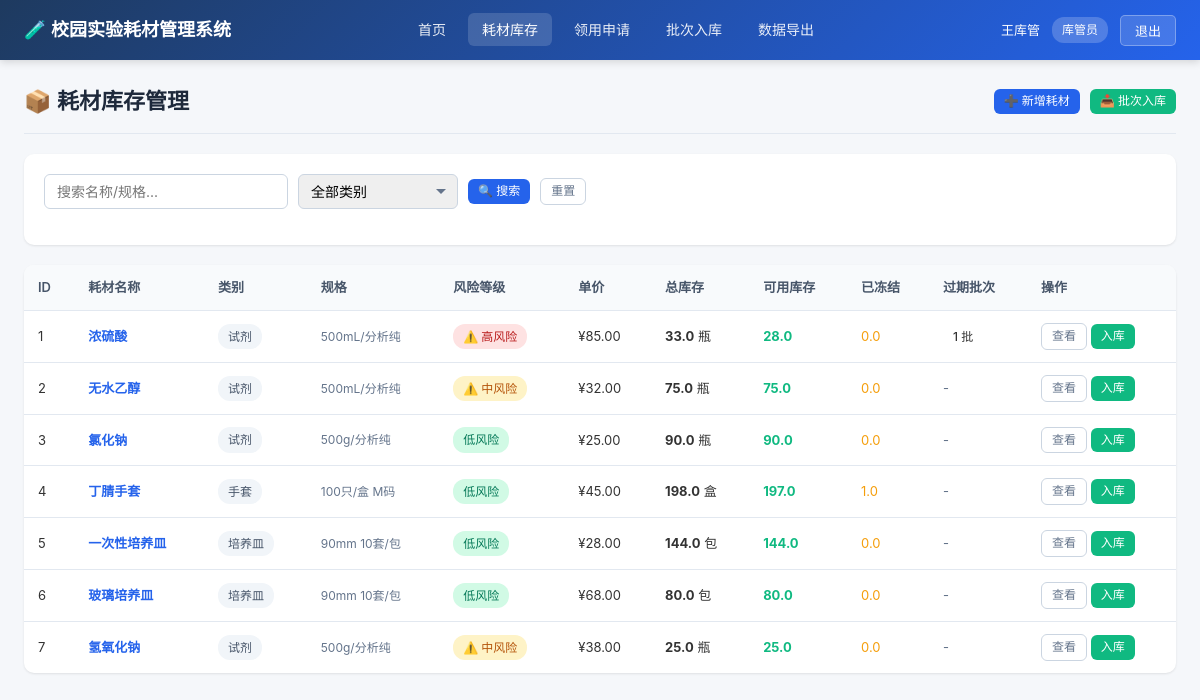
The page /supplies (signed in) on the database its author committed.
### models.py (models this page shows)
class User(Base):
    __tablename__ = "users"
    id = Column(Integer, primary_key=True, index=True)
    username = Column(String(50), unique=True, index=True, nullable=False)
    password = Column(String(100), nullable=False)
    full_name = Column(String(100), nullable=False)
    role = Column(String(20), nullable=False)  # teacher, keeper, director
    department = Column(String(100), default="")
    created_at = Column(DateTime, default=datetime.now)
    created_plans = relationship("ExperimentPlan", back_populates="creator")
    submitted_requests = relationship("SupplyRequest", back_populates="applicant")
    approvals = relationship("ApprovalRecord", back_populates="approver")

class Supply(Base):
    __tablename__ = "supplies"
    id = Column(Integer, primary_key=True, index=True)
    name = Column(String(200), nullable=False)
    category = Column(String(50), nullable=False)  # reagent, glove, dish, etc.
    unit = Column(String(20), nullable=False)  # 瓶, 盒, 个, mL, etc.
    unit_price = Column(Float, nullable=False, default=0.0)
    is_high_risk = Column(Boolean, default=False)
    risk_level = Column(String(20), default="low")  # low, medium, high
    specification = Column(String(200), default="")
    description = Column(Text, default="")
    created_at = Column(DateTime, default=datetime.now)
    batches = relationship("SupplyBatch", back_populates="supply", cascade="all, delete-orphan")
    request_items = relationship("RequestItem", back_populates="supply")

### main.py (the view)
@app.get("/supplies", response_class=HTMLResponse)
async def supply_list(
    request: Request,
    current_user: models.User = Depends(get_current_user),
    q: str = "",
    category: str = "",
    db: Session = Depends(get_db)
):
    query = db.query(models.Supply)
    if q:
        like = f"%{q}%"
        query = query.filter(or_(models.Supply.name.like(like), models.Supply.specification.like(like)))
    if category:
        query = query.filter(models.Supply.category == category)
    supplies = query.order_by(models.Supply.id).all()
    supply_data = []
    for s in supplies:
        total_stock = inv.get_supply_total_stock(db, s.id)
        available = inv.get_supply_total_available(db, s.id)
        total_frozen = sum(b.frozen_quantity for b in s.batches)
        expired_count = sum(1 for b in s.batches if inv.is_batch_expired(b))
        supply_data.append({
            "supply": s,
            "total_stock": total_stock,
            "available": available,
            "total_frozen": total_frozen,
            "expired_count": expired_count
        })
    return templates.TemplateResponse("supplies/list.html", {
        "request": request,
        "current_user": current_user,
        "supply_data": supply_data,
        "q": q,
        "category": category,
        "CATEGORY_MAP": CATEGORY_MAP,
        "RISK_MAP": RISK_MAP,
        "ROLE_MAP": ROLE_MAP
    })

### templates/supplies/list.html (shortened to what this page needs)
{% extends "base.html" %}
{% block content %}
<div class="page-header">
    <div class="page-title">📦 耗材库存管理</div>
    <div class="page-actions">
        {% if current_user.role in ['keeper', 'director'] %}
        <a href="/supplies/new" class="btn btn-primary btn-sm">➕ 新增耗材</a>
        <a href="/batches/new" class="btn btn-success btn-sm">📥 批次入库</a>
        {% endif %}
    </div>
</div>
<div class="card">
    <div class="card-body">
        <form method="get" class="filter-bar">
            <div class="form-group">
                <input type="text" name="q" class="form-control" placeholder="搜索名称/规格..." value="{{ q }}">
            </div>
            <div class="form-group">
                <select name="category" class="form-control">
                    <option value="">全部类别</option>
                </select>
            </div>
            <button type="submit" class="btn btn-primary btn-sm">🔍 搜索</button>
            <a href="/supplies" class="btn btn-outline btn-sm">重置</a>
        </form>
    </div>
</div>
<div class="card">
    <div class="table-responsive">
        <table>
            <thead>
                <tr>
                    <th>ID</th>
                    <th>耗材名称</th>
                    <th>类别</th>
                    <th>规格</th>
                    <th>风险等级</th>
                    <th>单价</th>
                    <th>总库存</th>
                    <th>可用库存</th>
                    <th>已冻结</th>
                    <th>过期批次</th>
                    <th>操作</th>
                </tr>
            </thead>
            <tbody>
                {% for data in supply_data %}
                {% set s = data.supply %}
                <tr>
                    <td>{{ s.id }}</td>
                    <td>
                        <a href="/supplies/{{ s.id }}"><strong>{{ s.name }}</strong></a>
                    </td>
                    <td><span class="badge badge-default">{{ CATEGORY_MAP.get(s.category, s.category) }}</span></td>
                    <td class="text-muted text-sm">{{ s.specification or '-' }}</td>
                    <td>
                        {% if s.is_high_risk %}
                        <span class="badge badge-{{ s.risk_level }}">
                            ⚠️ {{ RISK_MAP.get(s.risk_level, s.risk_level) }}
                        </span>
                        {% else %}
                        <span class="badge badge-low">{{ RISK_MAP.get(s.risk_level, s.risk_level) }}</span>
                        {% endif %}
                    </td>
                    <td>¥{{ "%.2f"|format(s.unit_price) }}</td>
                    <td><strong>{{ data.total_stock }}</strong> {{ s.unit }}</td>
                    <td>
                        <span class="{% if data.available <= 0 %}text-danger{% elif data.available < 10 %}text-warning{% else %}text-success{% endif %}">
                            <strong>{{ data.available }}</strong>
                        </span>
                    </td>
                    <td class="text-warning">{{ data.total_frozen }}</td>
                    <td>
                        {% if data.expired_count > 0 %}
                        <span class="badge badge-danger">{{ data.expired_count }} 批</span>
                        {% else %}
                        <span class="text-muted">-</span>
                        {% endif %}
                    </td>
                    <td>
                        <a href="/supplies/{{ s.id }}" class="btn btn-outline btn-sm">查看</a>
                        {% if current_user.role == 'keeper' %}
                        <a href="/batches/new?supply_id={{ s.id }}" class="btn btn-success btn-sm">入库</a>
                        {% endif %}
                    </td>
                </tr>
                {% endfor %}
            </tbody>
        </table>
    </div>
</div>
{% endblock %}

### templates/base.html (shortened to what this page needs)
<!DOCTYPE html>
<html lang="zh-CN">
<head>
    <link rel="stylesheet" href="/static/style.css">
</head>
<body>
{% block navbar %}
<nav class="navbar">
    <div class="navbar-brand">
        <a href="/">🧪 校园实验耗材管理系统</a>
    </div>
    {% if current_user %}
    <ul class="navbar-nav">
        <li><a href="/" class="{% if request.url.path == '/' %}active{% endif %}">首页</a></li>
        <li><a href="/supplies" class="{% if '/supplies' in request.url.path %}active{% endif %}">耗材库存</a></li>
        <li><a href="/requests" class="{% if '/requests' in request.url.path %}active{% endif %}">领用申请</a></li>
        {% if current_user.role == 'keeper' %}
        <li><a href="/batches/new" class="{% if '/batches' in request.url.path %}active{% endif %}">批次入库</a></li>
        {% endif %}
        {% if current_user.role in ['keeper', 'director'] %}
        <li><a href="/export" class="{% if '/export' in request.url.path %}active{% endif %}">数据导出</a></li>
        {% endif %}
    </ul>
    <div class="navbar-user">
        <span>{{ current_user.full_name }}</span>
        <span class="role-badge">{{ ROLE_MAP.get(current_user.role, current_user.role) }}</span>
        <form action="/logout" method="post">
            <button type="submit">退出</button>
        </form>
    </div>
    {% endif %}
</nav>
{% endblock %}
<div class="main-container">
    {% block content %}{% endblock %}
</div>
</body>
</html>

### static/style.css (style rules this page uses)
* { margin: 0; padding: 0; box-sizing: border-box; }
body { font-family: -apple-system, BlinkMacSystemFont, "Segoe UI", "PingFang SC", "Hiragino Sans GB", "Microsoft YaHei", sans-serif; background: #f5f7fa; color: #333; line-height: 1.6; font-size: 14px; }
a { color: #2563eb; text-decoration: none; }
.navbar { background: linear-gradient(135deg, #1e3a5f 0%, #2563eb 100%); color: white; padding: 0 24px; height: 60px; display: flex; align-items: center; justify-content: space-between; box-shadow: 0 2px 8px rgba(0, 0, 0, 0.15); position: sticky; top: 0; z-index: 100; }
.navbar-brand { font-size: 18px; font-weight: 600; display: flex; align-items: center; gap: 10px; }
.navbar-brand a { color: white; text-decoration: none; }
.navbar-nav { display: flex; align-items: center; gap: 8px; list-style: none; }
.navbar-nav a { color: rgba(255, 255, 255, 0.9); padding: 8px 14px; border-radius: 6px; font-size: 14px; transition: all 0.2s; }
.navbar-nav a:hover, .navbar-nav a.active { background: rgba(255, 255, 255, 0.15); color: white; text-decoration: none; }
.navbar-user { display: flex; align-items: center; gap: 12px; font-size: 13px; }
.navbar-user .role-badge { background: rgba(255, 255, 255, 0.2); padding: 3px 10px; border-radius: 12px; font-size: 12px; }
.navbar-user form { display: inline; }
.navbar-user button { background: rgba(255, 255, 255, 0.15); color: white; border: 1px solid rgba(255, 255, 255, 0.3); padding: 5px 14px; border-radius: 5px; cursor: pointer; font-size: 13px; transition: all 0.2s; }
.main-container { max-width: 1400px; margin: 24px auto; padding: 0 24px; }
.page-header { display: flex; justify-content: space-between; align-items: center; margin-bottom: 20px; padding-bottom: 14px; border-bottom: 1px solid #e2e8f0; }
.page-title { font-size: 22px; font-weight: 600; color: #1e293b; }
.page-actions { display: flex; gap: 10px; }
.card { background: white; border-radius: 10px; box-shadow: 0 1px 3px rgba(0, 0, 0, 0.06), 0 1px 2px rgba(0, 0, 0, 0.04); margin-bottom: 20px; overflow: hidden; }
.card-body { padding: 20px; }
table { width: 100%; border-collapse: collapse; }
table th, table td { padding: 12px 14px; text-align: left; border-bottom: 1px solid #e2e8f0; font-size: 13px; }
table th { background: #f8fafc; font-weight: 600; color: #475569; white-space: nowrap; }
table tbody tr:last-child td { border-bottom: none; }
.table-responsive { overflow-x: auto; }
.badge { display: inline-block; padding: 3px 10px; border-radius: 12px; font-size: 12px; font-weight: 500; white-space: nowrap; }
.badge-low { background: #d1fae5; color: #047857; }
.badge-medium { background: #fef3c7; color: #b45309; }
.badge-high { background: #fee2e2; color: #b91c1c; }
.badge-default { background: #f1f5f9; color: #475569; }
.btn { display: inline-block; padding: 7px 16px; border-radius: 6px; font-size: 13px; font-weight: 500; border: none; cursor: pointer; transition: all 0.2s; text-decoration: none; line-height: 1.4; }
.btn-primary { background: #2563eb; color: white; }
.btn-success { background: #10b981; color: white; }
.btn-outline { background: white; color: #64748b; border: 1px solid #cbd5e1; }
.btn-sm { padding: 4px 10px; font-size: 12px; }
.form-group { margin-bottom: 16px; }
.form-control { width: 100%; padding: 8px 12px; border: 1px solid #cbd5e1; border-radius: 6px; font-size: 14px; transition: all 0.2s; font-family: inherit; }
select.form-control { padding-right: 30px; background-repeat: no-repeat; background-position: right 10px center; appearance: none; }
.filter-bar { display: flex; gap: 10px; flex-wrap: wrap; margin-bottom: 16px; align-items: center; }
.filter-bar .form-group { margin-bottom: 0; }
.filter-bar .form-control { min-width: 160px; }
.text-muted { color: #64748b; }
.text-success { color: #10b981; }
.text-warning { color: #f59e0b; }
.text-sm { font-size: 12px; }

### rows shown on the page
User: full_name "王库管", get "库管员"
Supply: id "1", name "浓硫酸", get "试剂", specification "500mL/分析纯", is_high_risk True (drawn), get "高风险", unit_price "85.00", unit "瓶"
Supply: id "2", name "无水乙醇", get "试剂", specification "500mL/分析纯", is_high_risk True (drawn), get "中风险", unit_price "32.00", unit "瓶"
Supply: id "3", name "氯化钠", get "试剂", specification "500g/分析纯", get "低风险", unit_price "25.00", unit "瓶"
Supply: id "4", name "丁腈手套", get "手套", specification "100只/盒 M码", get "低风险", unit_price "45.00", unit "盒"
Supply: id "5", name "一次性培养皿", get "培养皿", specification "90mm 10套/包", get "低风险", unit_price "28.00", unit "包"
Supply: id "6", name "玻璃培养皿", get "培养皿", specification "90mm 10套/包", get "低风险", unit_price "68.00", unit "包"
Supply: id "7", name "氢氧化钠", get "试剂", specification "500g/分析纯", is_high_risk True (drawn), get "中风险", unit_price "38.00", unit "瓶"

### other values the page prints
{{ data.total_stock }} "33.0" "75.0" "90.0" "198.0" "144.0" "80.0" "25.0"
{{ data.available }} "28.0" "75.0" "90.0" "197.0" "144.0" "80.0" "25.0"
{{ data.total_frozen }} "0.0" "0.0" "0.0" "1.0" "0.0" "0.0" "0.0"
{{ data.expired_count }} "1"
